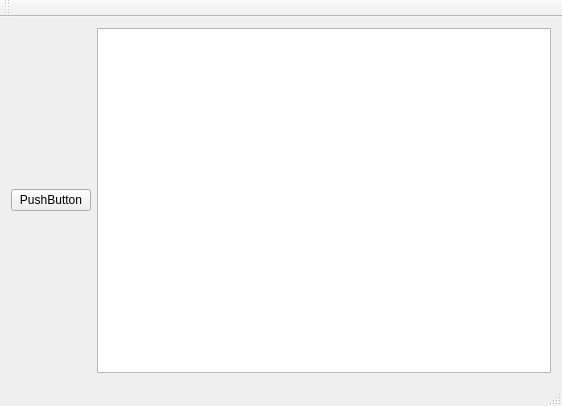
<?xml version="1.0" encoding="UTF-8"?>
<ui version="4.0">
 <class>MainWindow</class>
 <widget class="QMainWindow" name="MainWindow">
  <property name="geometry">
   <rect>
    <x>0</x>
    <y>0</y>
    <width>562</width>
    <height>406</height>
   </rect>
  </property>
  <property name="windowTitle">
   <string>MainWindow</string>
  </property>
  <widget class="QWidget" name="centralWidget">
   <layout class="QHBoxLayout" name="horizontalLayout">
    <item>
     <widget class="QPushButton" name="pushButton">
      <property name="text">
       <string>PushButton</string>
      </property>
     </widget>
    </item>
    <item>
     <widget class="QTableManager" name="graphicsView"/>
    </item>
   </layout>
  </widget>
  <widget class="QMenuBar" name="menuBar">
   <property name="geometry">
    <rect>
     <x>0</x>
     <y>0</y>
     <width>562</width>
     <height>21</height>
    </rect>
   </property>
  </widget>
  <widget class="QToolBar" name="mainToolBar">
   <attribute name="toolBarArea">
    <enum>TopToolBarArea</enum>
   </attribute>
   <attribute name="toolBarBreak">
    <bool>false</bool>
   </attribute>
  </widget>
  <widget class="QStatusBar" name="statusBar"/>
 </widget>
 <layoutdefault spacing="6" margin="11"/>
 <customwidgets>
  <customwidget>
   <class>QTableManager</class>
   <extends>QGraphicsView</extends>
   <header>Qtable.h</header>
  </customwidget>
 </customwidgets>
 <resources/>
 <connections/>
</ui>
